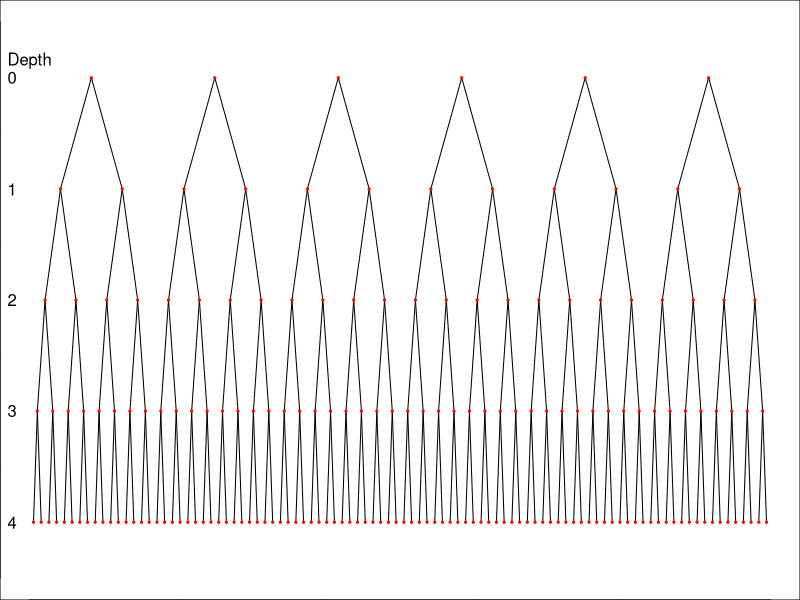

Source code (R):
## ---- chunk 1
options(scipen=99)

poss = list()

for(a in 2:7){
    for(b in 2:6){
        for(n in 3:6){
            top = a*b^(n-1)
            if(top>30 && top<400 && a!=b){
                poss[[length(poss)+1]] = c(a,b,n)
            }
        }
    }
}

i = sample(1:length(poss),1)
a = poss[[i]][1]
b = poss[[i]][2]
n = poss[[i]][3]
A = a*b^(0:(n-1))

S = sum(A)

## ---- chunk 2
par(mar=c(0,0,0,0))
plot(0,0,"n",xlim=c(0,1),ylim=c(0,1),ann=F)
ys = seq(1,0,length.out=n+1)
ys = (ys[2:(n+1)]+ys[1:n])/2
for(i in 2:n){
    aa = A[i]
    x1 = seq(0,1,length.out=aa+1)
    x1 = (x1[2:(aa+1)]+x1[1:aa])/2
    bb = A[i-1]
    x2 = seq(0,1,length.out=bb+1)
    x2 = (x2[2:(bb+1)]+x2[1:bb])/2
    for(x in x1){
        axdiffs = abs(x2-x)
        mindiff = min(axdiffs)
        xx = x2[abs(x2-x)==mindiff]
        lines(c(x,xx),c(ys[i],ys[i-1]))
    }
}
for(i in 1:n){
    aa = A[i]
    xs = seq(0,1,length.out=aa+1)
    xs = (xs[2:(aa+1)]+xs[1:aa])/2
    points(xs,rep(ys[i],aa),pch=19,col="red",cex=0.3)
    text(-0.03,ys[i],i-1,adj=0)
}
text(-0.03,ys[1]+0.03,"Depth",adj=0)
